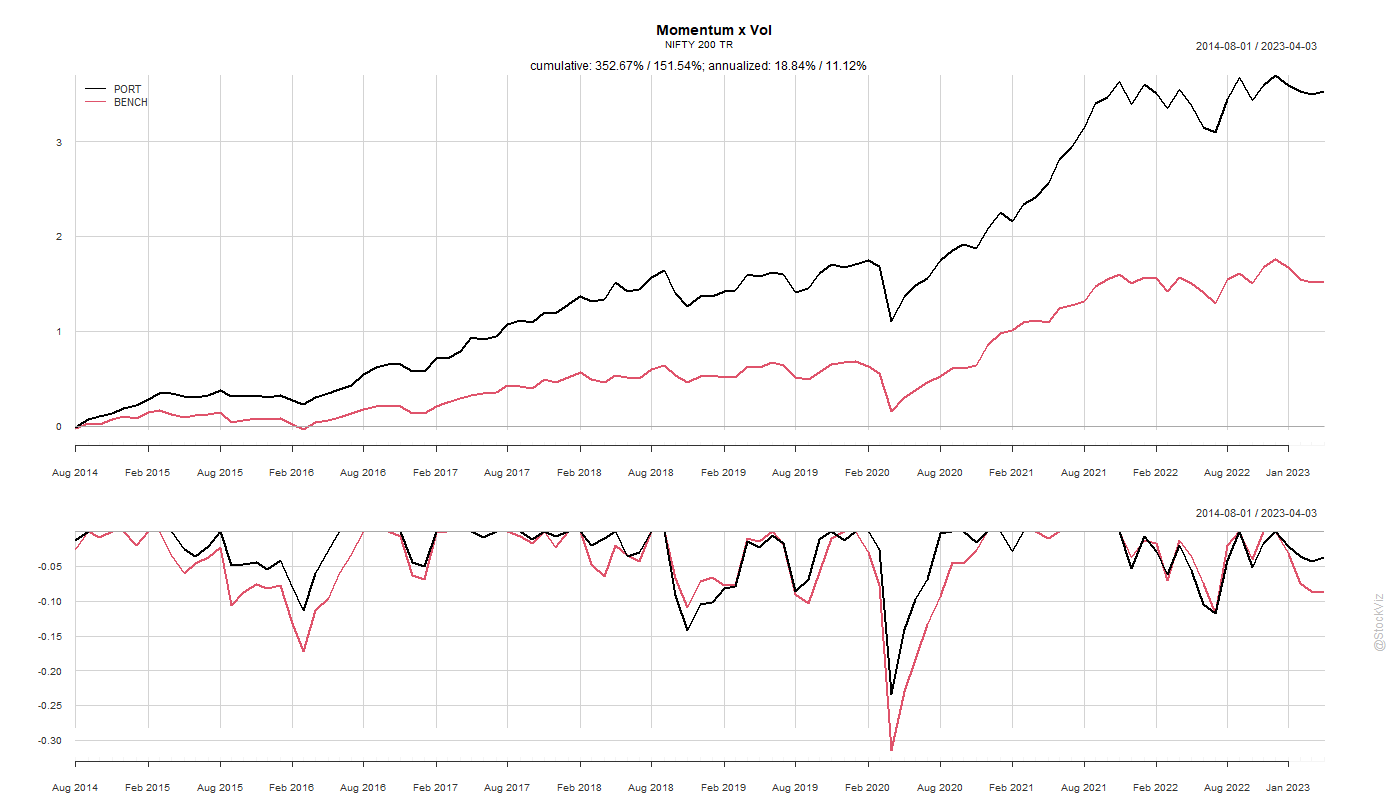

Write R code to recreate this figure.
### momentum x volatility (double sort)

library('RODBC')
library('RPostgres')
library('quantmod')
library('PerformanceAnalytics')
library('PortfolioAnalytics')	

library('tidyverse')
library('lubridate')

options("scipen"=100)
options(stringsAsFactors = FALSE)

source("d:/stockviz/r/config.r")
source("D:/StockViz/public/blog/common/plot.common.R")

reportPath <- "."

lcon <- odbcDriverConnect(sprintf("Driver={ODBC Driver 17 for SQL Server};Server=%s;Database=%s;Uid=%s;Pwd=%s;", ldbserver, ldbname, ldbuser, ldbpassword), case = "nochange", believeNRows = TRUE)
pgCon <- dbConnect(RPostgres::Postgres(), host='sweden', user=ldbuser2, password=ldbpassword2, dbname='StockVizDyn', sslmode='allow')

indexName <- "NIFTY 200 TR"
volCalcLb <- 20 #days
volvolLb <- 500 #days


miscDates <- sqlQuery(lcon, "select distinct time_stamp from EQUITY_MISC_INFO")

indexPx <- sqlQuery(lcon, sprintf("select time_stamp, px_close from BHAV_INDEX where index_name='%s' and time_stamp >= '%s' and time_stamp <= '%s'", indexName, min(miscDates$time_stamp) - volvolLb*2, max(miscDates$time_stamp)))
indexXts <- xts(indexPx[,2], indexPx[,1])

rebalDates <- miscDates %>% mutate(YM = year(time_stamp)*100 + month(time_stamp)) %>%
	group_by(YM) %>%
	summarize(ST=min(time_stamp)) %>%
	select(ST) %>%
	ungroup() %>%
	as.data.frame()

symRets <- data.frame(PERIOD_END="", PORT=0.0, BENCH=0.0)
for(ii in 2:nrow(rebalDates)){
	startDate <- rebalDates$ST[ii-1]
	endDate <- rebalDates$ST[ii]
	
	tsStartDt <- first(head(index(indexXts[paste0("/", startDate)]), volvolLb))
	expectedTs <- nrow(indexXts[paste0(tsStartDt, "/", startDate)])
	
	symbols <- sqlQuery(lcon, sprintf("select top 200 symbol, ff_mkt_cap_cr from EQUITY_MISC_INFO where time_stamp='%s' order by ff_mkt_cap_cr desc", startDate))[,1]
	
	retDf <- data.frame(SYMBOL="", RET=0.0)
	for(sym in symbols){
		pxDf <- dbGetQuery(pgCon, "select date_stamp, c from eod_adjusted_nse 
									where ticker = $1 and date_stamp >= $2 and date_stamp < $3 order by date_stamp", params=list(sym, startDate-365, startDate))
		
		if(nrow(pxDf) < 200) next
		
		retDf <- rbind(retDf, c(sym, as.numeric(Return.cumulative(dailyReturn(xts(pxDf[,2], pxDf[,1]))))))
	}
	retDf <- retDf[-1,]
	
	highRet <- head(retDf[order(retDf$RET, decreasing=T),], 100)
	highRet$VOL <- NA
	
	for(i in 1:nrow(highRet)){
		sym <- highRet$SYMBOL[i]
		pxDf <- dbGetQuery(pgCon, "select date_stamp, h High, l Low, o Open, c as Close from eod_adjusted_nse 
									where ticker = $1 and date_stamp >= $2 and date_stamp < $3 order by date_stamp", params=list(sym, tsStartDt, startDate))
		
		if(nrow(pxDf) < expectedTs * 0.95) next
		
		highRet$VOL[i] <- as.numeric(last(volatility(xts(pxDf[,-1], pxDf[, 1]), calc="parkinson")))
	}
	
	highRet <- head(highRet[order(highRet$VOL),], 50)
	
	expectedTs <- nrow(indexXts[paste0(startDate, "/", endDate)])
	benchRet <- as.numeric(Return.cumulative(dailyReturn(indexXts[paste0(startDate, "/", endDate)])))
	
	totalRet <- 0.0
	symCount <- 0
	for(i in 1:nrow(highRet)){
		sym <- highRet$SYMBOL[i]
		pxDf <- dbGetQuery(pgCon, "select date_stamp, c from eod_adjusted_nse 
									where ticker = $1 and date_stamp >= $2 and date_stamp <= $3 order by date_stamp", params=list(sym, startDate, endDate))
		
		if(nrow(pxDf) < expectedTs-2) next
		
		symCount <- symCount + 1
		totalRet <- totalRet + as.numeric(Return.cumulative(dailyReturn(xts(pxDf[,2], pxDf[,1]))))
		
		if (symCount >= 20) break
	}
	periodRet <- totalRet/symCount
	
	if(!is.finite(periodRet)) break
	
	symRets <- rbind(symRets, c(toString(endDate), periodRet, benchRet))
}

symRets <- symRets[-1,]
symRets$PERIOD_END <- as.Date(symRets$PERIOD_END)
symRets$PORT <- as.numeric(symRets$PORT)
symRets$BENCH <- as.numeric(symRets$BENCH)

save(symRets, file=sprintf("%s/symRetsY2.Rdata", reportPath))

########################################

symXts <- xts(symRets[,-1], symRets[,1])

Common.PlotCumReturns(symXts, "Momentum x Vol", "NIFTY 200 TR", sprintf("%s/sortY2.png", reportPath), NULL)

q()
Return.cumulative(symXts)

table.Drawdowns(symXts[,1], 10)
table.Drawdowns(symXts[,2], 10)

table.Drawdowns(symXts["/2019",1], 10)
table.Drawdowns(symXts["2021/",1], 10)
